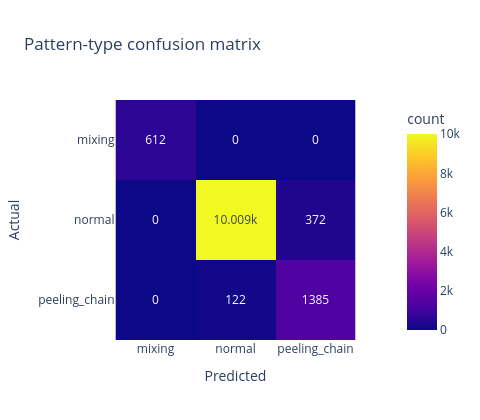

Notebook source saved alongside this figure:
### Markdown cell above
## 5. Peeling-Chain / Mixing Detection

### Code cell
STRUCT_COLS = NUM_COLS + G_COLS + TEMP_COLS + EMB_COLS + ["propagated_risk"] + CAT_COLS

X = features[STRUCT_COLS].copy()
y = features["pattern_type"]

for col in CAT_COLS:
    X[col] = X[col].astype("category").cat.codes

X = X.fillna(0)

Xtr, Xte, ytr, yte = train_test_split(
    X,
    y,
    test_size=0.25,
    random_state=42,
    stratify=y
)

clf_pattern = RandomForestClassifier(
    n_estimators=400,
    class_weight="balanced",
    random_state=42,
    n_jobs=-1
)

clf_pattern.fit(Xtr, ytr)

pred = clf_pattern.predict(Xte)
proba = clf_pattern.predict_proba(Xte)

print(classification_report(yte, pred))

cm = confusion_matrix(
    yte,
    pred,
    labels=clf_pattern.classes_
)

fig = px.imshow(
    cm,
    text_auto=True,
    x=clf_pattern.classes_,
    y=clf_pattern.classes_,
    labels=dict(
        x="Predicted",
        y="Actual",
        color="count"
    ),
    title="Pattern-type confusion matrix"
)

fig.update_layout(
    height=420,
    width=480
)

fig.show()

### Figure 1 — Plotly figure (JSON) as saved in the notebook; plotly's stock layout.template omitted (floating-point values rounded to 4 significant figures)
{"data": [{"coloraxis": "coloraxis", "hovertemplate": "Predicted: %{x}<br>Actual: %{y}<br>count: %{z}<extra></extra>", "name": "0", "texttemplate": "%{z}", "type": "heatmap", "x": ["mixing", "normal", "peeling_chain"], "xaxis": "x", "y": ["mixing", "normal", "peeling_chain"], "yaxis": "y", "z": [[612, 0, 0], [0, 10009, 372], [0, 122, 1385]]}], "layout": {"coloraxis": {"colorbar": {"title": {"text": "count"}}, "colorscale": [[0, "#0d0887"], [0.1111, "#46039f"], [0.2222, "#7201a8"], [0.3333, "#9c179e"], [0.4444, "#bd3786"], [0.5556, "#d8576b"], [0.6667, "#ed7953"], [0.7778, "#fb9f3a"], [0.8889, "#fdca26"], [1, "#f0f921"]]}, "height": 420, "title": {"text": "Pattern-type confusion matrix"}, "width": 480, "xaxis": {"anchor": "y", "constrain": "domain", "domain": [0, 1], "scaleanchor": "y", "title": {"text": "Predicted"}}, "yaxis": {"anchor": "x", "autorange": "reversed", "constrain": "domain", "domain": [0, 1], "title": {"text": "Actual"}}}}
